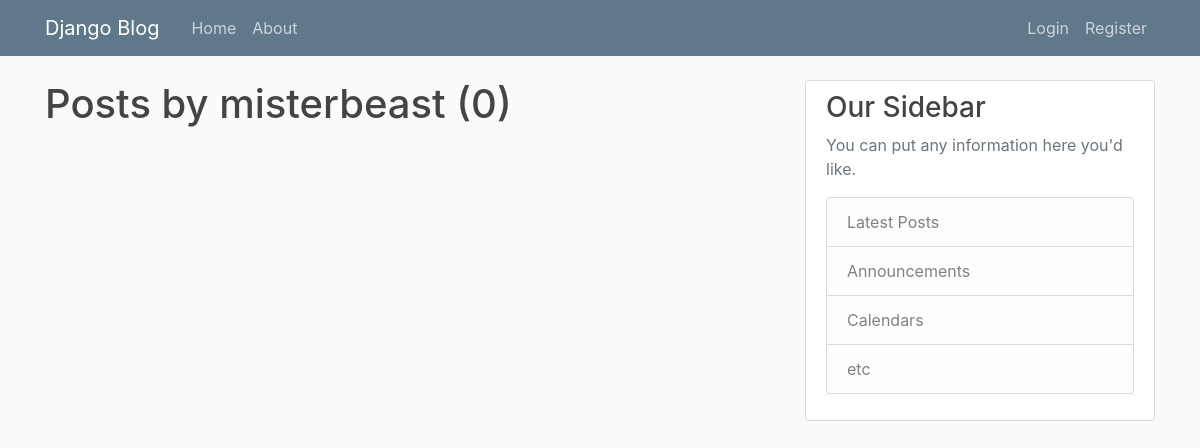
The page /user/misterbeast on the database as committed earlier.
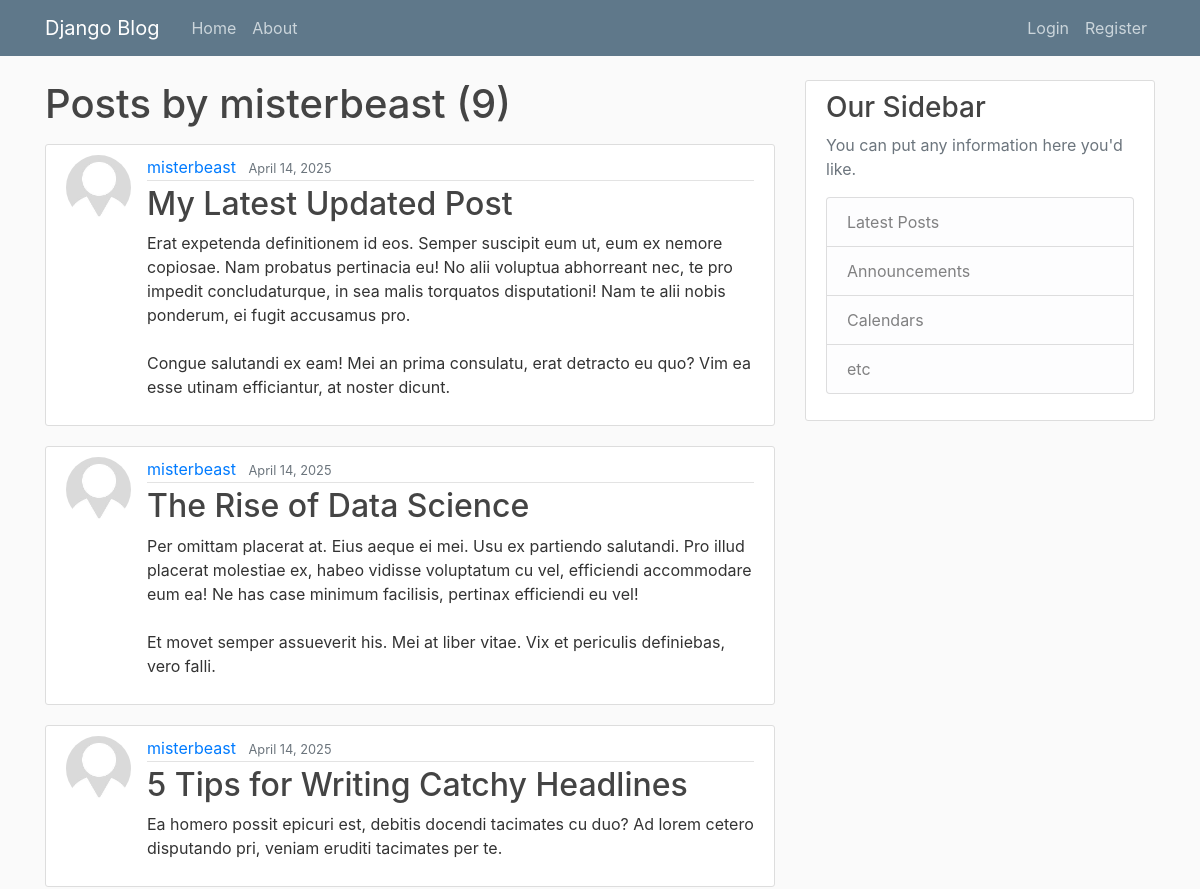
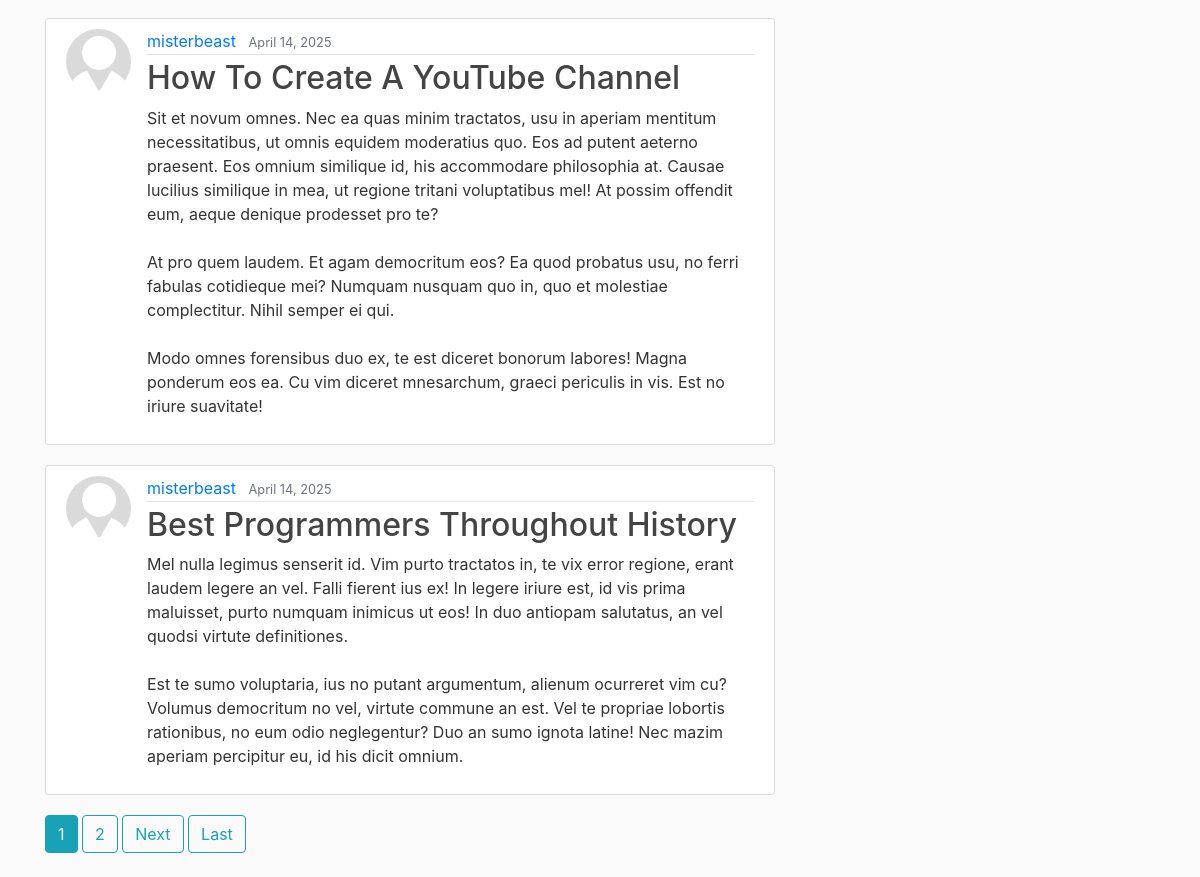
The same page on the database as committed later (2 pictures, top to bottom).
### blog/models.py (models this page shows, shortened)
class Post(models.Model):
    title = models.CharField(max_length=100)
    content = models.TextField()
    date_posted = models.DateTimeField(default=timezone.now)
    author = models.ForeignKey(User, on_delete=models.CASCADE)

### users/models.py (models this page shows, shortened)
class Profile(models.Model):
    user = models.OneToOneField(User, on_delete=models.CASCADE)
    image = models.ImageField(default='default.jpeg', upload_to='profile_pics')

### blog/views.py (the view)
# urls.py: path('user/<str:username>', UserPostListView.as_view(), name='user-posts'),
class UserPostListView(ListView):
    model = Post
    template_name = 'blog/user_posts.html'
    context_object_name = 'posts'
    ordering = ['-date_posted']
    paginate_by = 5
    def get_queryset(self):
        user = get_object_or_404(User, username=self.kwargs.get('username'))
        return Post.objects.filter(author=user).order_by('-date_posted')

### blog/templates/blog/user_posts.html (shortened to what this page needs)
{% extends "blog/base.html"%}
{% block content %}
  <h1 class="mb-3">Posts by {{ view.kwargs.username }} ({{ page_obj.paginator.count }})</h1>
  {% for post in posts %}
    <article class="media content-section">
      <img class="rounded-circle article-img" src="{{ post.author.profile.image.url }}" />
      <div class="media-body">
        <div class="article-metadata">
          <a class="mr-2" href="{% url 'user-posts' post.author.username %}">{{ post.author }}</a>
          <small class="text-muted">{{ post.date_posted | date:"F d, Y" }}</small>
        </div>
        <h2><a class="article-title" href="{% url 'post-detail' post.id %}">{{ post.title }}</a></h2>
        <p class="article-content">{{ post.content }}</p>
      </div>
    </article>
  {% endfor %}
  {% if is_paginated %}
    {% for num in page_obj.paginator.page_range %}
      {% if page_obj.number == num %}
        <a class="btn btn-info mb-4" href="?page={{ num }}">{{ num }}</a>
      {% elif num > page_obj.number|add:'-3' and num < page_obj.number|add:'3' %}
        <a class="btn btn-outline-info mb-4" href="?page={{ num }}">{{ num }}</a>
      {% endif %}
    {% endfor %}
    {% if page_obj.has_next %}
      <a class="btn btn-outline-info mb-4" href="?page={{ page_obj.next_page_number }}">Next</a>
      <a class="btn btn-outline-info mb-4" href="?page={{ page_obj.paginator.num_pages }}">Last</a>
    {% endif %}
  {% endif %}
{% endblock content %}

Rows that differ between the two databases and show on the page:
added Post: author.profile.image (placeholder picture), author "misterbeast", date_posted "April 14, 2025", title "My Latest Updated Post", content "Erat expetenda definitionem id eos. Semper suscipit eum ut, eum ex nemore copiosae. Nam probatus pertinacia eu! No alii voluptua abhorreant nec, te pro impedit concludaturque, in sea malis torquatos disputationi! Nam te alii nobis ponderum, ei fugit accusamus pro. Congue salutandi ex eam! Mei an prima consulatu, erat detracto eu quo? Vim ea esse utinam efficiantur, at noster dicunt."
added Post: author.profile.image (placeholder picture), author "misterbeast", date_posted "April 14, 2025", title "The Rise of Data Science", content "Per omittam placerat at. Eius aeque ei mei. Usu ex partiendo salutandi. Pro illud placerat molestiae ex, habeo vidisse voluptatum cu vel, efficiendi accommodare eum ea! Ne has case minimum facilisis, pertinax efficiendi eu vel! Et movet semper assueverit his. Mei at liber vitae. Vix et periculis definiebas, vero falli."
added Post: author.profile.image (placeholder picture), author "misterbeast", date_posted "April 14, 2025", title "5 Tips for Writing Catchy Headlines", content "Ea homero possit epicuri est, debitis docendi tacimates cu duo? Ad lorem cetero disputando pri, veniam eruditi tacimates per te."
added Post: author.profile.image (placeholder picture), author "misterbeast", date_posted "April 14, 2025", title "How To Create A YouTube Channel", content "Sit et novum omnes. Nec ea quas minim tractatos, usu in aperiam mentitum necessitatibus, ut omnis equidem moderatius quo. Eos ad putent aeterno praesent. Eos omnium similique id, his accommodare philosophia at. Causae lucilius similique in mea, ut regione tritani voluptatibus mel! At possim offendit eum, aeque denique prodesset pro te? At pro quem laudem. Et agam democritum eos? Ea quod probatus usu, no ferri fabulas cotidieque mei? Numquam nusquam quo in, quo et molestiae complectitur. Nihil semper ei qui. Modo omnes forensibus duo ex, te est diceret bonorum labores! Magna ponderum eos ea. Cu vim diceret mnesarchum, graeci periculis in vis. Est no iriure suavitate!"
added Post: author.profile.image (placeholder picture), author "misterbeast", date_posted "April 14, 2025", title "Best Programmers Throughout History", content "Mel nulla legimus senserit id. Vim purto tractatos in, te vix error regione, erant laudem legere an vel. Falli fierent ius ex! In legere iriure est, id vis prima maluisset, purto numquam inimicus ut eos! In duo antiopam salutatus, an vel quodsi virtute definitiones. Est te sumo voluptaria, ius no putant argumentum, alienum ocurreret vim cu? Volumus democritum no vel, virtute commune an est. Vel te propriae lobortis rationibus, no eum odio neglegentur? Duo an sumo ignota latine! Nec mazim aperiam percipitur eu, id his dicit omnium."
Other text that changed with them:
{{ page_obj.paginator.count }}: "0" → "9"
new list line: "1"
new list line: "2"
text now shown: "Next Last"
